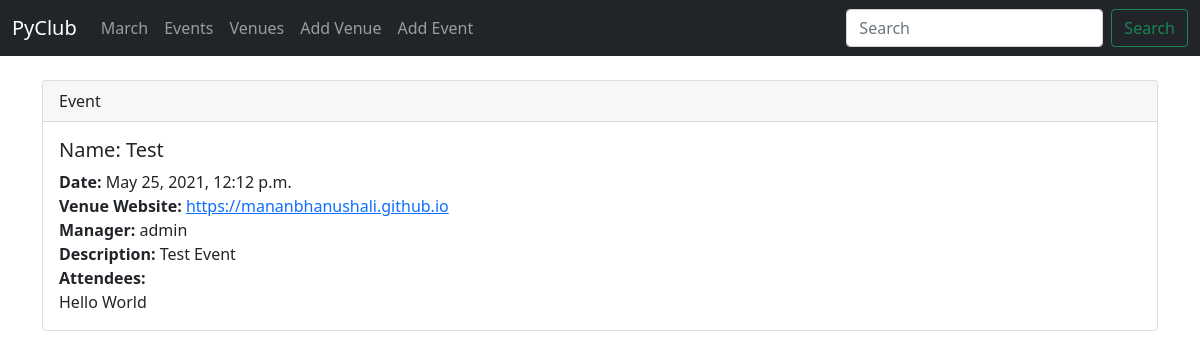
The page /show_event/3 on the database as committed earlier.
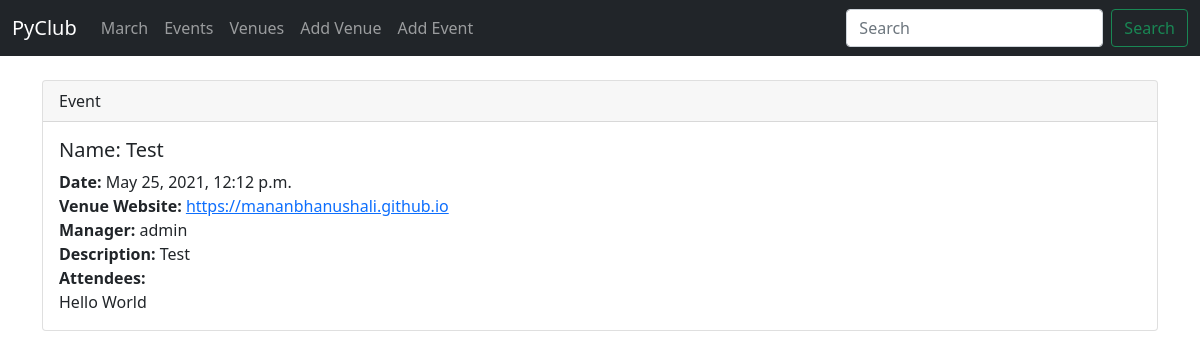
The same page on the database as committed later.
### events/models.py (models this page shows, shortened)
class Event(models.Model):
    name = models.CharField("Event Name", max_length=120)
    event_date = models.DateTimeField("Event Date")
    venue = models.ForeignKey(Venue, blank=True, null=True, on_delete=models.CASCADE)
    manager = models.ForeignKey(User, blank=True, null=True, on_delete=models.SET_NULL)
    description = models.TextField(blank=True)
    attendees = models.ManyToManyField(MyClubUser, blank=True)
    def __str__(self):
        return self.name

class Venue(models.Model):
    name = models.CharField("Venue Name", max_length=120)
    address = models.CharField(max_length=300)
    zip_code = models.CharField("Zip Code", max_length=15)
    phone = models.CharField("Contact Phone", max_length=25, blank=True)
    web = models.URLField("Website Address", blank=True)
    email_address = models.EmailField("Email Address", blank=True)

### events/views.py (the view)
# urls.py: path('show_event/<event_id>', views.show_event, name="show-event"),
def show_event(request, event_id):
    event = Event.objects.get(pk=event_id)
    return render(request, 'events/show_event.html',
                  {'event': event})

### events/models.py (called while the page is built)
    def __str__(self):
        return f"{self.first_name} {self.last_name}"

### events/templates/events/show_event.html
{% extends 'events/base.html' %}
{% block content %}
<div class="card">
  <div class="card-header">
    Event
  </div>
  <div class="card-body">
    <h5 class="card-title">Name: {{ event }}</h5>
    <p class="card-text">
        <strong>Date: </strong>{{ event.event_date }}<br/>
        <strong>Venue Website: </strong><a href="{{ event.venue.web }}">{{ event.venue.web }}</a><br/>
        <strong>Manager: </strong>{{ event.manager }}<br/>
        <strong>Description: </strong>{{ event.description }}<br/>
        <strong>Attendees:</strong><br/>
            {% for user in event.attendees.all %}
                {{ user }}<br/>
            {% endfor %}
    </p>
  </div>
</div>
{% endblock %}

Rows that differ between the two databases and show on the page:
changed Event "Test": description "Test Event" → "Test"
